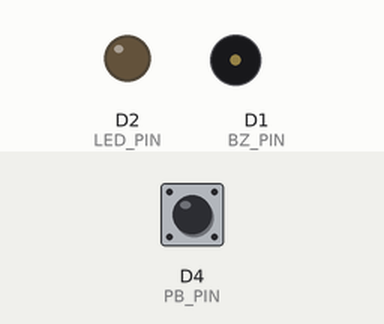
The sketch below on a simulated ESP8266 (NodeMCU). Parts: output pins drawn as LEDs (lit = HIGH), buzzer (waves = sounding). Dashed ring = blinking. The test bench sets the inputs (shaded band); at power-on: D4 (PB_PIN) HIGH.

Above: at 1.2 s.
1.3 s: D4 (PB_PIN) pulled LOW for 0.15 s
At 1.45 s:
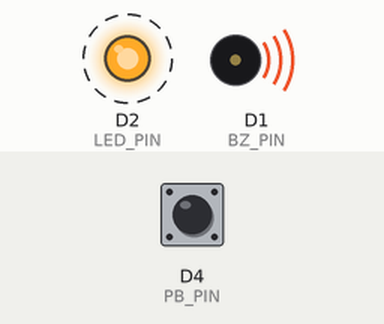
4.4 s: D4 (PB_PIN) pulled LOW for 1 s
At 5.5 s:
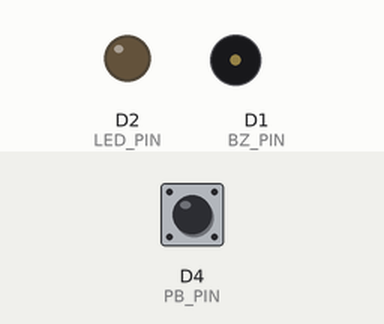
6.9 s: D4 (PB_PIN) pulled LOW for 3.2 s
At 7.05 s:
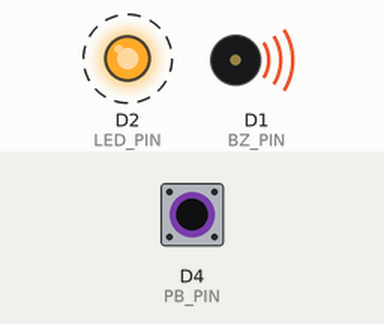
Timing chart, 0 to 17.6 s (numbered marks = the images above; inputs shaded):
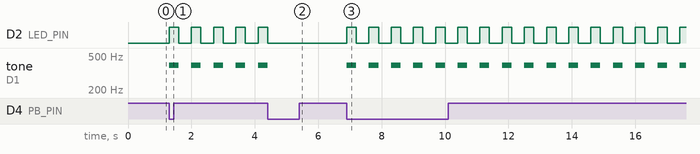

Measured:
- after the input at 1.3 s, D2 (LED_PIN): alternates HIGH for 0.30 s and LOW for 0.40 s, starting at once; tone on D1 (BZ_PIN): alternates 392 Hz for 0.30 s and silent for 0.40 s, starting at once
- after the input at 4.4 s, D2 (LED_PIN): goes on until 4.4 s, then stays LOW; tone on D1 (BZ_PIN): goes on until 4.4 s, then stays silent
- after the input at 6.9 s, D2 (LED_PIN): alternates HIGH for 0.30 s and LOW for 0.40 s, starting at once; tone on D1 (BZ_PIN): alternates 392 Hz for 0.30 s and silent for 0.40 s, starting at once

The sketch:

04-0-2_Buzzer.ino.ino
```cpp
/* 푸시버튼 입력에 대응한 부저(Buzzer) 동작
 * Toggle Button을 이용하여 누를 때 마다 상태 변화가 일어나며,
 * 상태값에 따라 Buzzer의 On/Off 제어
 * 작성자 : 김형래, 작성일 : 2023.02.15
 */
//핀번호 지정
#define BZ_PIN D1 //D1 (gpio5)
#define LED_PIN D2 //D2 (gpio4)
#define PB_PIN D4 //D4 (gpio2)
//상태값 지정 변수 선언
int buzzerState = LOW; //Buzzer의 현재 상태 값
int currentButtonState = false; //푸시버튼의 현재상태
int previousButtonState = false; //푸시버튼의 이전 상태

void setup() {
  //핀모드 설정
  pinMode(BZ_PIN, OUTPUT);
  pinMode(LED_PIN, OUTPUT);
  pinMode(PB_PIN, INPUT_PULLUP);
  //시리얼모니터 초기화
  Serial.begin(115200);
}

void loop() {
  //현재 푸시버튼 상태값을 읽음
  currentButtonState = digitalRead(PB_PIN);
  //pullup회로 이용, 토글버튼 구현 --> falling edge
  if(previousButtonState && !currentButtonState) {
    //Serial.println("The pushbutton is pressed!");
    buzzerState = !buzzerState; //Buzzer 상태값 반전
  }
  //부저 제어 동작, "솔" 음을 0.3초씩 간격으로 발생
  if(buzzerState) {
    tone(BZ_PIN, 392, 500);
    digitalWrite(LED_PIN, HIGH);
    delay(300);
    noTone(BZ_PIN);
    digitalWrite(LED_PIN, LOW);
    delay(300);
  }
  else {
    noTone(BZ_PIN);
    digitalWrite(LED_PIN, LOW);
  }
  //현재 푸시버튼 상태값을 이전 상태값에 할당
  previousButtonState = currentButtonState;
  delay(100); //0.1초 지연
}
```
